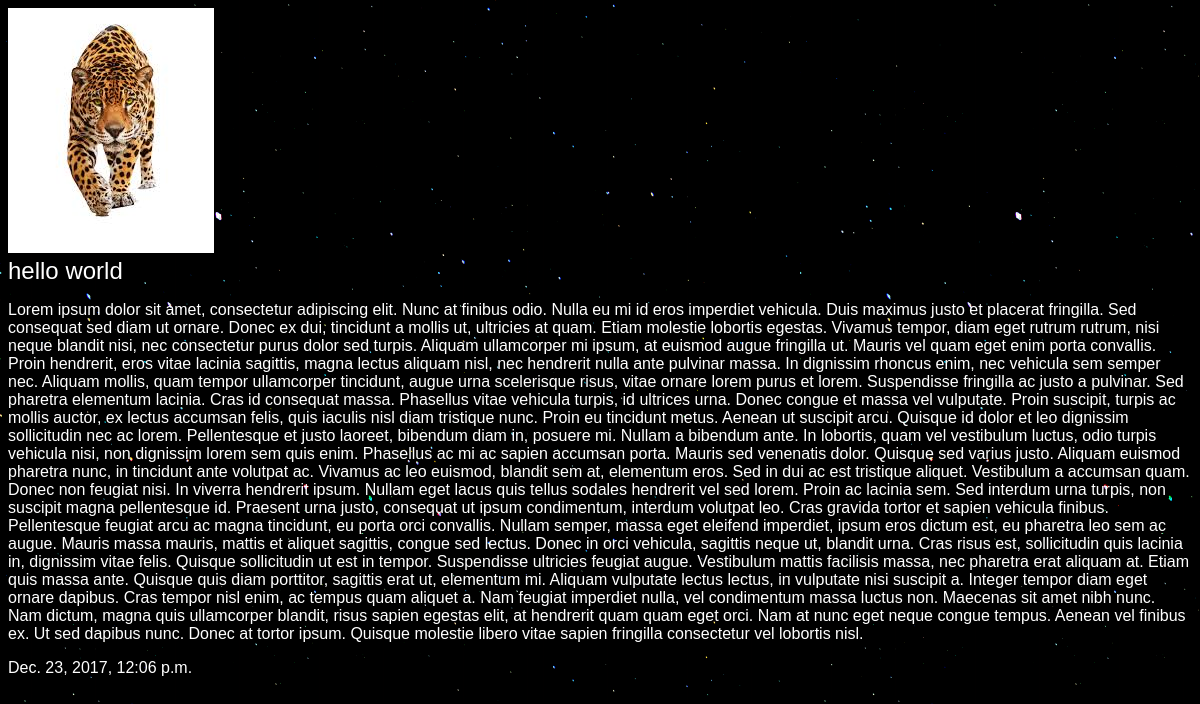
Screenshot of /articles/hello-world/ with the database file from the repository.
### articles/models.py (models this page shows, shortened)
class Article(models.Model):
    title = models.CharField(max_length = 100)
    slug = models.SlugField()
    body = models.TextField()
    date = models.DateTimeField(auto_now_add=True)
    thumb = models.ImageField(default = "default.png", blank=True, null=True)

### articles/views.py (the view)
# urls.py: path('<slug:slug>/',views.articles_details, name="details")
def articles_details(request, slug):
    article = Article.objects.get(slug = slug)
    return render(request,"articles/article_details.html",{'article':article})

### articles/templates/articles/article_details.html
{% extends "base_layout.html" %}
{% block content %}
    <div class="article-detail">
        <div class="article">
            <img src="{{ article.thumb.url }}" alt="{{ article.thumb }}">
            <h2>{{ article.title }}</h2>
            <p>{{ article.body }}</p>
            <p>{{ article.date }}</p>
        </div>
    </div>
{% endblock content %}

### assets/style.css (style rules this page uses)
body { background: #0f121f; background-image: url('stars.png'); background-repeat: repeat; color: #fff; }
body * { font-family: Arial, Helvetica, sans-serif; }
h1, h2, h3, h4, h5 { font-weight: normal; margin: 0; }

### rows the page displays
Article: thumb (picture), title "hello world", body "Lorem ipsum dolor sit amet, consectetur adipiscing elit. Nunc at finibus odio. Nulla eu mi id eros imperdiet vehicula. Duis maximus justo et placerat fringilla. Sed consequat sed diam ut ornare. Donec ex dui, tincidunt a mollis ut, ultricies at quam. Etiam molestie lobortis egestas. Vivamus tempor, diam eget rutrum rutrum, nisi neque blandit nisi, nec consectetur purus dolor sed turpis. Aliquam ullamcorper mi ipsum, at euismod augue fringilla ut. Mauris vel quam eget enim porta convallis. Proin hendrerit, eros vitae lacinia sagittis, magna lectus aliquam nisl, nec hendrerit nulla ante pulvinar massa. In dignissim rhoncus enim, nec vehicula sem semper nec. Aliquam mollis, quam tempor…", date "Dec. 23, 2017, 12:06 p.m."
